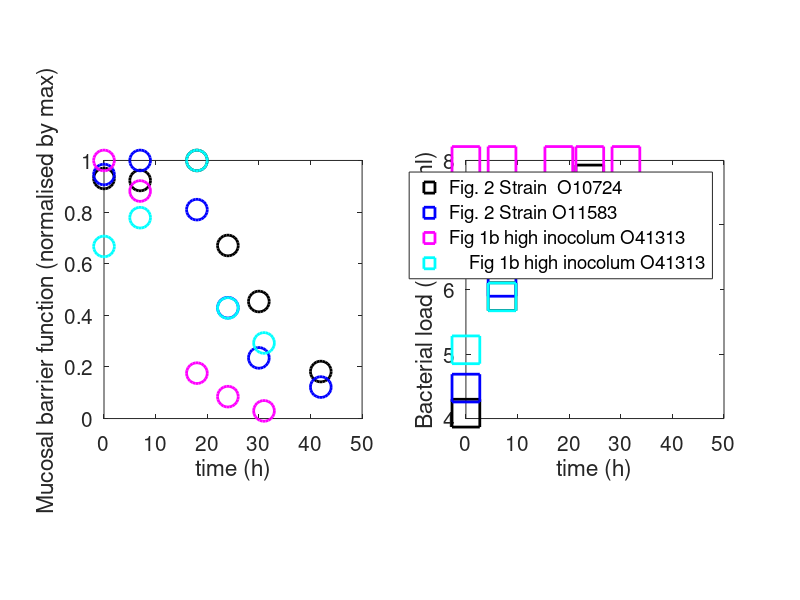

This chart was generated by the following MATLAB code: (Note: this script raises an error after producing the figure.)
clear all
close all
clc

%{
syms S(t) Ass rS alpha beta M(t) Mcirc S0 M0

ode1 = diff(S) == S*(Ass*S+rS);
ode2 = diff(M) == alpha*M*(1-M/Mcirc)-beta*M*S;

odes = [ode1; ode2]

cond1 = S(0) == S0;
cond2 = M(0) == M0;

conds = [cond1; cond2];

AA=dsolve(odes,conds)
%}
% unfortunately no analytical solution

%% Data from Lagrou.
% Nasopharyngeal epithelium: Primary human nasal cells!
 % Pneumococci
% Full reference: Lagrou, K., Peetermans, W. E., Verhaegen, J., Jorissen, M., & Van Eldere, J. (2003). Disruption of nasopharyngeal epithelium by pneumococci is density-linked. European journal of clinical investigation, 33(4), 340‚Äì5. Retrieved from http://www.ncbi.nlm.nih.gov/pubmed/12662165

load('Lagrou_Data')

%{

figure;

subplot(1,3,1)
plot(Lagrou_Data(:,1), Lagrou_Data(:,2), 'k', 'filled');
hold on
ylabel('Mucosal barrier function (ohm / cm)')
xlabel('time (h)')
plot(Lagrou_Data(:,1), Lagrou_Data(:,4), 'b', 'filled');
plot(Lagrou_Data(:,1), Lagrou_Data(:,6), 'm', 'filled');
plot(Lagrou_Data(:,1), Lagrou_Data(:,8), 'c', 'filled');


subplot(1,3,2)
plot(Lagrou_Data(:,1), Lagrou_Data(:,3), 'k', 'filled');
ylabel('Bacterial load (Log CFU/ml)')
xlabel('time (h)')
hold on
plot(Lagrou_Data(:,1), Lagrou_Data(:,5), 'b', 'filled');
plot(Lagrou_Data(:,1), Lagrou_Data(:,7), 'm', 'filled');
plot(Lagrou_Data(:,1), Lagrou_Data(:,9), 'c', 'filled');


subplot(1,3,3)
plot(Lagrou_Data(:,3), Lagrou_Data(:,2), 'k', 'filled');
xlabel('Bacterial load (Log CFU/ml)')
ylabel('Mucosal barrier function (ohm / cm)')
hold on
plot(Lagrou_Data(:,5), Lagrou_Data(:,4), 'b', 'filled');
plot(Lagrou_Data(:,7), Lagrou_Data(:,6), 'm', 'filled');
plot(Lagrou_Data(:,9), Lagrou_Data(:,8), 'c', 'filled');


%}
%% Plot the data
figure;

subplot(1,2,1)

plot(Lagrou_Data(:,1), Lagrou_Data(:,2)./max(Lagrou_Data(:,2)), 'ok', 'MarkerSize', 15, 'LineWidth', 2);
hold on
ylabel('Mucosal barrier function (normalised by max)')
xlabel('time (h)')
plot(Lagrou_Data(:,1), Lagrou_Data(:,4)./max(Lagrou_Data(:,4)), 'ob', 'MarkerSize', 15, 'LineWidth', 2);
plot(Lagrou_Data(:,1), Lagrou_Data(:,6)./max(Lagrou_Data(:,6)), 'om', 'MarkerSize', 15, 'LineWidth', 2);
plot(Lagrou_Data(:,1), Lagrou_Data(:,8)./max(Lagrou_Data(:,8)), 'oc', 'MarkerSize', 15, 'LineWidth', 2);
axis square
set(gca, 'FontSize', 15)

subplot(1,2,2)
plot(Lagrou_Data(:,1), Lagrou_Data(:,3), 'sk', 'MarkerSize', 20, 'LineWidth', 2);
ylabel('Bacterial load (Log CFU/ml)')
xlabel('time (h)')
hold on
plot(Lagrou_Data(:,1), Lagrou_Data(:,5), 'sb', 'MarkerSize', 20, 'LineWidth', 2);
plot(Lagrou_Data(:,1), Lagrou_Data(:,7), 'sm', 'MarkerSize', 20, 'LineWidth', 2);
plot(Lagrou_Data(:,1), Lagrou_Data(:,9), 'sc', 'MarkerSize', 20, 'LineWidth', 2);
axis square
set(gca, 'FontSize', 15)

legend('Fig. 2 Strain  O10724'	, 'Fig. 2 Strain O11583', 'Fig 1b high inocolum O41313	', '	Fig 1b high inocolum O41313	');
sgtitle('Lagrou 2003 data: Primary human nasal cells interacting with Pneumococci')
set(gca, 'FontSize', 15)
%{
subplot(1,3,3)
plot(Lagrou_Data(:,3), Lagrou_Data(:,2)./max(Lagrou_Data(:,2)), 'k', 'filled');
xlabel('Bacterial load (Log CFU/ml)')
ylabel('Mucosal barrier function (normalised by max)')
hold on
plot(Lagrou_Data(:,5), Lagrou_Data(:,4)./max(Lagrou_Data(:,4)), 'b', 'filled');
plot(Lagrou_Data(:,7), Lagrou_Data(:,6)./max(Lagrou_Data(:,6)), 'm', 'filled');
plot(Lagrou_Data(:,9), Lagrou_Data(:,8)./max(Lagrou_Data(:,8)), 'c', 'filled');
%}

%% two parameters that will be kept consant

Mcirc=1;
nH=10;

%%
tic

titlestr={'Fig. 2 Strain  O10724'	, 'Fig. 2 Strain O11583',  'Fig 1b high inocolum O41313	',  '	Fig 1b high inocolum O41313	'};

uu=1;
%for jj=[2, 4, 6, 8]

jj=2;


    %% select the data we are going to use.

    M_exp_NaN=Lagrou_Data(:,jj)./max(Lagrou_Data(:,jj));

    indexes=find(~isnan(M_exp_NaN));
    M_exp=M_exp_NaN(indexes)';
    t_exp=Lagrou_Data(indexes,1)';
    S_exp=Lagrou_Data(indexes,jj+1)';

    tiempo=[0 t_exp(end)+0.1]; % time of integration



 %% plot 

 if jj==2

     Colores='k';
 elseif jj==4

     Colores='b';

 elseif jj==6

     Colores='m';
 elseif jj==8

     Colores='c';
 end

    figure;

    subplot(1,2,1)
    plot(Lagrou_Data(:,1), Lagrou_Data(:,jj)./max(Lagrou_Data(:,jj)), ['o' Colores'], 'MarkerSize', 15, 'LineWidth', 2);
    hold on
    ylabel('Mucosal barrier function (normalised by max')
    xlabel('time (h)')
    scatter(t_exp, M_exp, 50, 'filled', ['p' Colores'])


    subplot(1,2,2)
    plot(Lagrou_Data(:,1), Lagrou_Data(:,jj+1), ['s' Colores'], 'MarkerSize', 20, 'LineWidth', 2);
    hold on
    scatter(t_exp, S_exp, 50, 'filled', ['p' Colores'])
    ylabel('Bacterial load (Log CFU/ml)')
    xlabel('time (h)')



    % set the initial conditions accordingly
    Y0=[S_exp(1);M_exp(1)];


    % initial guess
    rS=.1;
    alpha=.5;
    beta=.5;
    kM=7;
  
    
    % run the initial guess
    [t_init,y_init] = ode45(@(t,y)S_M_model_Hill_uncoupled(t, y, rS, alpha,  Mcirc, beta, kM, nH),tiempo,Y0);

    subplot(1,2,1)
    plot(t_init, y_init(:,2), ['--' Colores'], 'LineWidth', 2);
    
    subplot(1,2,2)
    plot(t_init, y_init(:,1), ['--' Colores'], 'LineWidth', 2);


    %% Check the cost before the optimization
    %% Now do the optimization
    % intital guess for the parameter

    xinit= [rS alpha beta kM ];
   
    CostFunction_Lagrou_2(xinit,Mcirc, t_exp, M_exp, S_exp)
%%
   % declare the objetctive function
   Objective_Function=@(x)CostFunction_Lagrou_2(x,Mcirc, t_exp, M_exp, S_exp);

    % the lower and the upper bounds for the parameter values to be optimised
    lb = 0.*xinit';
    ub = 5.*ones(1,4);
    
    ub(3)=1000; %kM can be explored in a wider range 

    ub(4)=15; %kM can be explored in a wider range 


%% Global

        gs=GlobalSearch('StartPointsToRun','bounds-ineqs','Display','iter');
        min=@(x)CostFunction_Lagrou_2(x,Mcirc, t_exp, M_exp, S_exp);
        problem=createOptimProblem('fmincon','x0',xinit,'objective',Objective_Function,'lb',lb,'ub',ub);
        xGlobal=run(gs,problem);

        %%
        CostGlobal=CostFunction_Lagrou_2(xGlobal,Mcirc, t_exp, M_exp, S_exp)

        %%

        rS=xGlobal(1);
        alpha=xGlobal(2) ;
        beta=xGlobal(3);
        kM=xGlobal(4);


        [t_Global,y_Global] = ode45(@(t,y)S_M_model_Hill_uncoupled(t, y,rS,alpha,  Mcirc, beta, kM, nH),tiempo,Y0);



        subplot(1,2,1)
        plot(t_Global, y_Global(:,2), Colores, 'LineWidth', 2);
        subplot(1,2,2)
        plot(t_Global, y_Global(:,1), Colores, 'LineWidth', 2)


sgtitle(['r_S=' num2str(rS) ' , alpha=' num2str(alpha) ' , beta=' num2str(beta) ' , kM=' num2str(kM) ' , Cost Global=' num2str(    CostGlobal)])


text([1,1], [7,7], titlestr(uu))
uu=uu+1;
%end

toc
